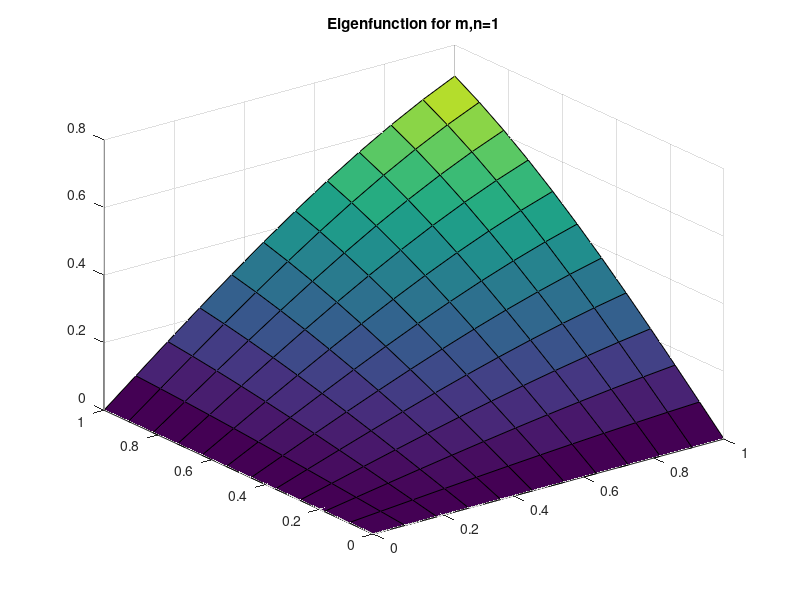
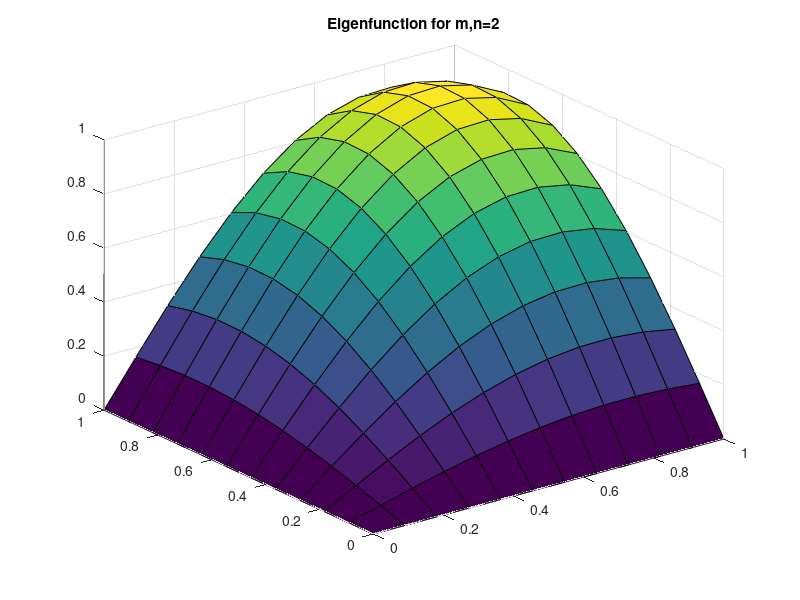
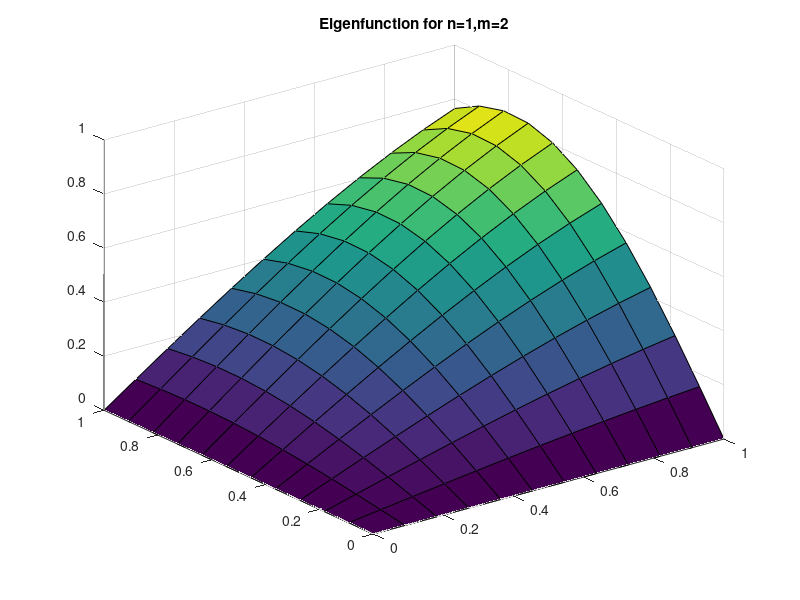
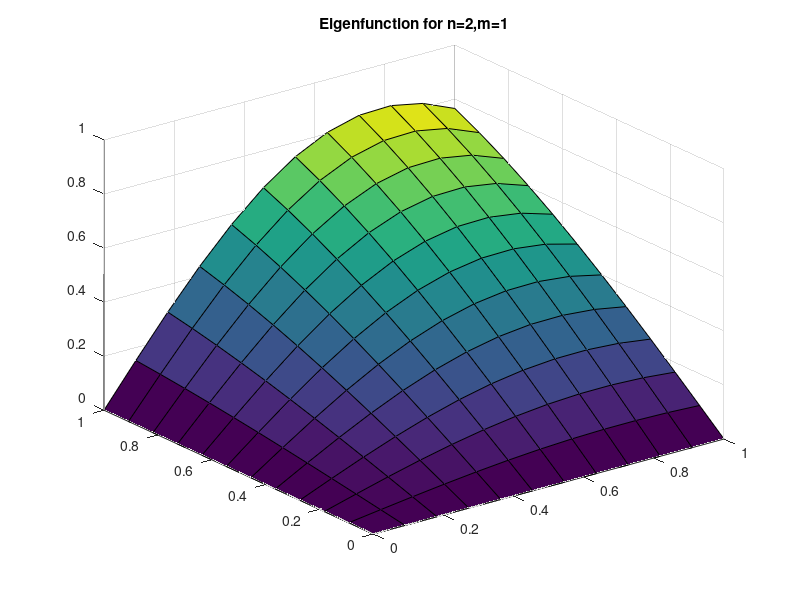

MATLAB code to generate these figures, in order:
%Stephanie Klumpe
%Midterm
%Problem 1
%Part c
%Using the 5 point Laplacian to solve an eigenvalue problem posed in the
%form \delta(u)=lambda*u in the closed unit square with Dirichlet boundry
%conditions.
clear;
close all;
clc;
fprintf('Problem 1\n')
fprintf('Part c\n');
n=10;
%n=25;
%n=50;
m=10;
%m=25;
%m=50;
x=linspace(0,1,n+2);
y=linspace(0,1,m+2);
[X, Y] = meshgrid(x, y);
hx=1/(n+1);
hy=1/(m+1);
Ix = speye(n);
Iy=speye(m);
ex = ones(n,1);
ey=ones(m,1);
T = spdiags([ex -4*ex ex],[-1 0 1],n,n);
S = spdiags([ey ey],[-1 1],m,m);
A = (kron(Iy,T) + kron(S,Ix)) / (hx*hy);
mu=eig(A)
E=[];
for i=1:n
    for j=1:m
        eval=-(i^2+j^2)*pi^2;
        E=[eval,E];
    end
end
fprintf('The true eigenvalues are:\n');
disp(E')
figure;
u11=sin(X).*sin(Y);
surf(X,Y,u11);
title('Eigenfunction for m,n=1');
figure;
u22=sin(2*X).*sin(2*Y);
surf(X,Y,u22);
title('Eigenfunction for m,n=2');
figure;
u12=sin(X).*sin(2*Y);
surf(X,Y,u12);
title('Eigenfunction for n=1,m=2');
figure;
u21=sin(2*X).*sin(Y);
surf(X,Y,u21);
title('Eigenfunction for n=2,m=1');
figure;
u44=sin(4*X).*sin(4*Y);
surf(X,Y,u44);
title('Eigenfunction for m,n=4');